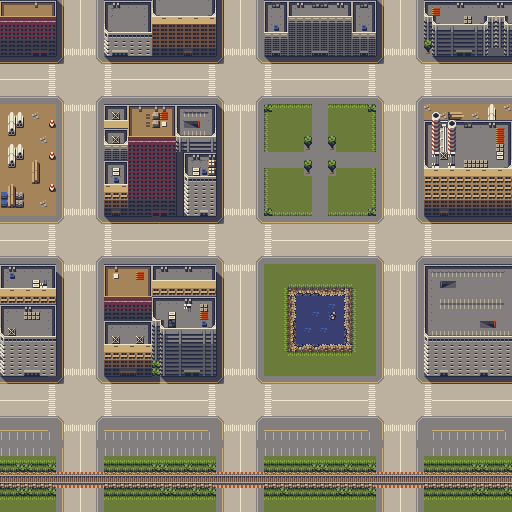

This game map was drawn from its Tiled (.tmx) file and the tilesets committed beside it. A one-line description and the trimmed map source follow:
An orthogonal 64x64 tile map with 8x8 px tiles, 2 tile layers (Ground, Buldings) and 1 object (Player).

<map version="1.9" tiledversion="1.9.2" orientation="orthogonal" renderorder="right-down" width="64" height="64" tilewidth="8" tileheight="8" infinite="0" nextlayerid="6" nextobjectid="6">
 <tileset firstgid="1" source="City.tsx" />
 <layer id="1" name="Ground" width="64" height="64" locked="1">
  <data>[4096 cells, 2894 non-empty, 234 distinct tile ids]</data>
 </layer>
 <layer id="2" name="Buldings" width="64" height="64" locked="1">
  <data>[4096 cells, 1218 non-empty, 300 distinct tile ids]</data>
 </layer>
 <objectgroup id="3" name="Entity Layer">
  <object id="4" name="Player" x="80.3636" y="15.0909">
   <point />
  </object>
 </objectgroup>
</map>
